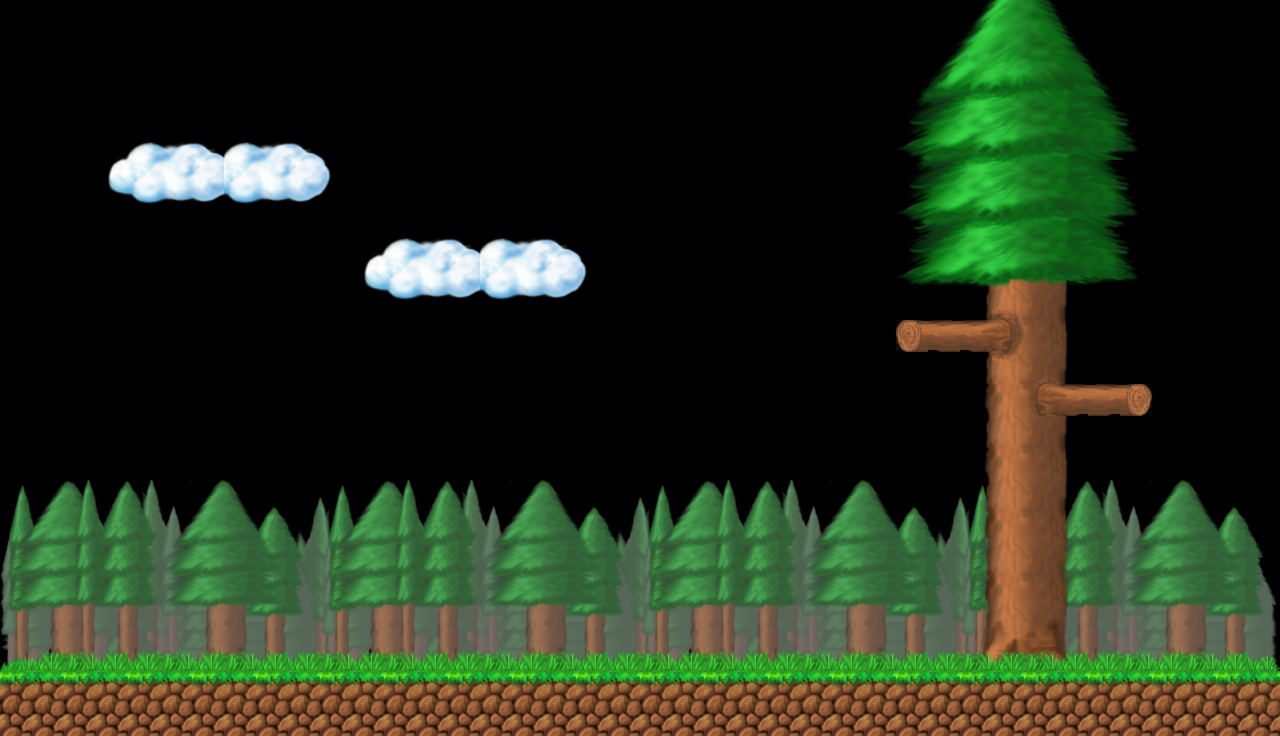

Below is a game level as drawn by its tile map, then a one-line description and the .tmx file that defines it, in full:
An orthogonal 40x23 tile map with 32x32 px tiles, 1 tile layer (Tile Layer 1).

<map version="1.0.0" orientation="orthogonal" renderorder="right-down" width="40" height="23" tilewidth="32" tileheight="32" nextobjectid="1">
 <tileset firstgid="1" source="tilemap.tsx" />
 <layer name="Tile Layer 1" width="40" height="23">
  <data encoding="csv">
0,0,0,0,0,0,0,0,0,0,0,0,0,0,0,0,0,0,0,0,0,0,0,0,0,0,0,0,89,90,91,92,93,94,95,96,0,0,0,0,
0,0,0,0,0,0,0,0,0,0,0,0,0,0,0,0,0,0,0,0,0,0,0,0,0,0,0,0,153,154,155,156,157,158,159,160,0,0,0,0,
0,0,0,0,0,0,0,0,0,0,0,0,0,0,0,0,0,0,0,0,0,0,0,0,0,0,0,0,217,218,219,220,221,222,223,224,0,0,0,0,
0,0,0,0,0,0,0,0,0,0,0,0,0,0,0,0,0,0,0,0,0,0,0,0,0,0,0,0,281,282,283,284,285,286,287,288,0,0,0,0,
0,0,0,1269,1270,1271,1272,1270,1271,1272,1273,0,0,0,0,0,0,0,0,0,0,0,0,0,0,0,0,0,345,346,347,348,349,350,351,352,0,0,0,0,
0,0,0,1333,3342,3343,3344,3342,3343,3344,1337,0,0,0,0,0,0,0,0,0,0,0,0,0,0,0,0,0,281,282,283,284,285,286,287,288,0,0,0,0,
0,0,0,1397,1398,1399,1400,1398,1399,1400,1401,0,0,0,0,0,0,0,0,0,0,0,0,0,0,0,0,0,345,346,347,348,349,350,351,352,0,0,0,0,
0,0,0,0,0,0,0,0,0,0,0,1269,1270,1271,1272,1270,1271,1272,1273,0,0,0,0,0,0,0,0,0,409,410,411,412,413,414,415,416,0,0,0,0,
0,0,0,0,0,0,0,0,0,0,0,1333,3342,3343,3344,3342,3343,3344,1337,0,0,0,0,0,0,0,0,0,473,474,475,476,477,478,479,480,0,0,0,0,
0,0,0,0,0,0,0,0,0,0,0,1397,1398,1399,1400,1398,1399,1400,1401,0,0,0,0,0,0,0,0,0,0,0,539,538,541,542,0,0,0,0,0,0,
0,0,0,0,0,0,0,0,0,0,0,0,0,0,0,0,0,0,0,0,0,0,0,0,0,0,0,0,3558,3559,3560,602,605,606,0,0,0,0,0,0,
0,0,0,0,0,0,0,0,0,0,0,0,0,0,0,0,0,0,0,0,0,0,0,0,0,0,0,0,0,0,539,666,543,544,0,0,0,0,0,0,
0,0,0,0,0,0,0,0,0,0,0,0,0,0,0,0,0,0,0,0,0,0,0,0,0,0,0,0,0,0,603,604,607,3494,3495,3496,0,0,0,0,
0,0,0,0,0,0,0,0,0,0,0,0,0,0,0,0,0,0,0,0,0,0,0,0,0,0,0,0,0,0,539,540,541,542,0,0,0,0,0,0,
0,0,0,0,0,0,0,0,0,0,0,0,0,0,0,0,0,0,0,0,0,0,0,0,0,0,0,0,0,0,603,604,605,606,0,0,0,0,0,0,
1306,1307,1308,1309,1311,1312,1314,1315,1316,1318,1319,1307,1308,1309,1311,1312,1314,1315,1316,1318,1319,1307,1308,1309,1311,1312,1314,1315,1316,1318,1703,1691,1692,1693,1311,1312,1314,1315,1316,1317,
1370,1371,1372,1373,1375,1376,1378,1379,1380,1382,1383,1371,1372,1373,1375,1376,1378,1379,1380,1382,1383,1371,1372,1373,1375,1376,1378,1379,1380,1382,1767,1755,1756,1757,1375,1376,1378,1379,1380,1381,
1434,1435,1436,1437,1439,1440,1442,1443,1444,1446,1447,1435,1436,1437,1439,1440,1442,1443,1444,1446,1447,1435,1436,1437,1439,1440,1442,1443,1444,1446,1831,1819,1820,1821,1439,1440,1442,1443,1444,1445,
1498,1499,1500,1501,1503,1504,1506,1507,1508,1510,1511,1499,1500,1501,1503,1504,1506,1507,1508,1510,1511,1499,1500,1501,1503,1504,1506,1507,1508,1510,1895,1883,1884,1885,1503,1504,1506,1507,1508,1509,
1562,1563,1564,1565,1567,1568,1570,1571,1572,1574,1575,1563,1564,1565,1567,1568,1570,1571,1572,1574,1575,1563,1564,1565,1567,1568,1570,1571,1572,1574,1959,1947,1948,1949,1567,1568,1570,1571,1572,1573,
1626,1627,1628,1629,1631,1632,1634,1635,1636,1638,1639,1627,1628,1629,1631,1632,1634,1635,1636,1638,1639,1627,1628,1629,1631,1632,1634,1635,1636,1638,2023,2011,2012,2013,1631,1632,1634,1635,1636,1637,
3878,3879,3878,3879,3878,3879,3878,3879,3878,3879,3878,3879,3878,3879,3878,3879,3878,3879,3878,3879,3878,3879,3878,3879,3878,3879,3878,3879,3878,3879,3878,3879,3878,3879,3878,3879,3878,3879,3878,3879,
3942,3942,3942,3942,3942,3942,3942,3942,3942,3942,3942,3942,3942,3942,3942,3942,3942,3942,3942,3942,3942,3942,3942,3942,3942,3942,3942,3942,3942,3942,3942,3942,3942,3942,3942,3942,3942,3942,3942,3942
</data>
 </layer>
</map>
